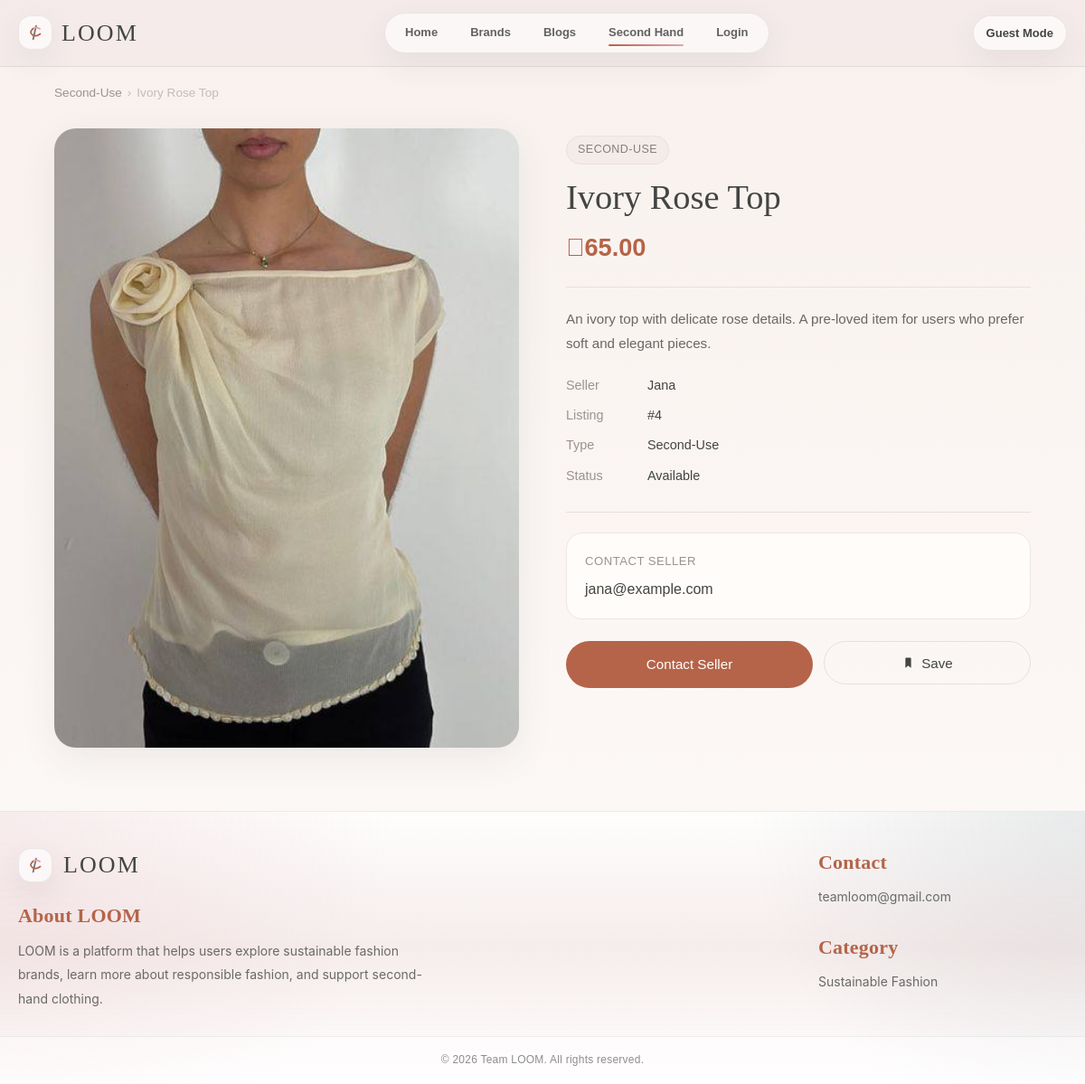
Screenshot of /Productdetail.php?id=4 with the database file from the repository.
### tables this page shows
CREATE TABLE `SecondUseItem` (
  `secondUseItem_id` INT(11) NOT NULL AUTO_INCREMENT,
  `user_id` INT(11) NOT NULL,
  `title` VARCHAR(150) NOT NULL,
  `photo` VARCHAR(255) NOT NULL,
  `description` TEXT NOT NULL,
  `price` DECIMAL(10,2) NOT NULL DEFAULT 0.00,
  `contact_method` VARCHAR(150) NOT NULL,
  PRIMARY KEY (`secondUseItem_id`),
  KEY `fk_seconduse_user` (`user_id`),
  CONSTRAINT `fk_seconduse_user`
    FOREIGN KEY (`user_id`) REFERENCES `User` (`user_id`)
    ON DELETE CASCADE
    ON UPDATE CASCADE,
  CONSTRAINT `chk_seconduse_price`
    CHECK (`price` >= 0)
);

CREATE TABLE `User` (
  `user_id` INT(11) NOT NULL AUTO_INCREMENT,
  `username` VARCHAR(30) NOT NULL,
  `email` VARCHAR(150) NOT NULL,
  `password` VARCHAR(255) NOT NULL,
  PRIMARY KEY (`user_id`),
  UNIQUE KEY `uq_user_email` (`email`)
);

### Productdetail.php (the view, shortened to what this page needs)
<?php
function db(): PDO {
    $errors = [];
    foreach (DB_NAMES as $dbName) {
        foreach ([DB_PASS, ''] as $pass) {
            try {
                $pdo = new PDO(
                    "mysql:host=" . DB_HOST . ";port=" . DB_PORT . ";dbname={$dbName};charset=utf8mb4",
                    DB_USER,
                    $pass,
                    [
                        PDO::ATTR_ERRMODE => PDO::ERRMODE_EXCEPTION,
                        PDO::ATTR_DEFAULT_FETCH_MODE => PDO::FETCH_ASSOC,
                    ]
                );
                return $pdo;
            } catch (Throwable $e) {
                $errors[] = $e->getMessage();
            }
        }
    }
    throw new RuntimeException('Database connection failed: ' . implode(' | ', $errors));
}
function e($value): string {
    return htmlspecialchars((string)$value, ENT_QUOTES, 'UTF-8');
}
function item_image(string $photo, string $title = ''): string {
    $photo = trim($photo);
    $candidates = [];
    if ($photo !== '') {
        $candidates[] = $photo;
    }
    $byTitle = [
        'Grey Wool Cardigan' => ['images/grey-cardigan.jpg'],
        'Striped Bow-Back Dress' => ['images/imagesstriped-bow-dress.jpg', 'images/striped-bow-dress.jpg'],
        'Draped Green Top' => ['images/Draped Green Top'],
        'Ivory Rose Top' => ['images/ivory-rose-top.jpg'],
        'Polka Dot Midi Skirt' => ['images/Polka Dot Midi Skirt'],
        'Wide-Leg Linen Trousers' => ['images/Wide-Leg Linen Trousers'],
    ];
    if (isset($byTitle[$title])) {
        foreach ($byTitle[$title] as $candidate) {
            $candidates[] = $candidate;
        }
    }
    $expanded = [];
    foreach ($candidates as $candidate) {
        $candidate = trim($candidate);
        $expanded[] = $candidate;
        $pathInfo = pathinfo($candidate);
        $dir = $pathInfo['dirname'] ?? 'images';
        $filename = $pathInfo['filename'] ?? $candidate;
        $basename = $pathInfo['basename'] ?? $candidate;
        foreach (['jpg', 'jpeg', 'png', 'webp', 'avif'] as $ext) {
            $expanded[] = $dir . '/' . $filename . '.' . $ext;
            $expanded[] = $dir . '/' . $basename . '.' . $ext;
        }
    }
    foreach (array_unique($expanded) as $candidate) {
        if ($candidate !== '' && file_exists(__DIR__ . '/' . $candidate)) {
            return $candidate;
        }
    }
    return $photo;
}
function current_user_id(): ?int {
    return null;
}
$userId = current_user_id();
$itemId = (int)($_GET['id'] ?? 1);
$stmt = db()->prepare(
    'SELECT s.secondUseItem_id AS id,
            s.user_id,
            s.title,
            s.photo AS image,
            s.description,
            s.price,
            s.contact_method AS contact,
            u.username,
            EXISTS(
                SELECT 1 FROM `bookmark` b
                WHERE b.user_id = :uid AND b.secondUseItem_id = s.secondUseItem_id
            ) AS is_bookmarked
     FROM `seconduseitem` s
     JOIN `user` u ON u.user_id = s.user_id
     WHERE s.secondUseItem_id = :id'
);
$stmt->execute(['uid' => $userId ?? 0, 'id' => $itemId]);
$item = $stmt->fetch();
$isLoggedIn = $userId !== null;
$username = $_SESSION['username'] ?? null;
?>
<!DOCTYPE html>
<html lang="en">
<head>
</head>
<body>
  <header class="header">
    <div class="container header-inner">
      <a class="brand" href="home.html" aria-label="LOOM Home">
        <div class="logo-mark">
        </div>
        <div class="wordmark">LOOM</div>
      </a>
      <nav>
        <a href="index.html">Home</a>
        <a href="brands.html">Brands</a>
        <a href="Blog.html">Blogs</a>
        <a href="SecondUse.php" class="active">Second Hand</a>
        <?php if (!$isLoggedIn): ?><a href="login.php" id="loginLink">Login</a><?php else: ?><a href="login.php" id="loginLink" style="display:none;">Login</a><?php endif; ?>
      </nav>
      <div class="header-actions">
        <button class="pill" id="authPill"><?= e($username ?? "Guest Mode") ?></button>
      </div>
    </div>
  </header>
  <div class="breadcrumb">
    <a href="SecondUse.php">Second-Use</a>
    <span>›</span>
    <span><?= e($item["title"]) ?></span>
  </div>
  <main class="page-container">
    <div class="product-layout">
      <div class="product-image-wrap">
        <img class="product-image" src="<?= e(item_image($item["image"], $item["title"])) ?>" alt="<?= e($item["title"]) ?>">
      </div>
      <div class="product-info">
        <div class="product-tag">Second-Use</div>
        <h1 class="product-title"><?= e($item["title"]) ?></h1>
        <div class="product-price">⃁<?= e(number_format((float)$item["price"], 2, ".", "")) ?></div>
        <hr class="divider">
        <p class="product-description"><?= nl2br(e($item["description"])) ?></p>
        <div class="details-list">
          <div class="detail-row">
            <span class="detail-label">Seller</span>
            <span class="detail-value"><?= e($item["username"]) ?></span>
          </div>
          <div class="detail-row">
            <span class="detail-label">Listing</span>
            <span class="detail-value">#<?= (int)$item["id"] ?></span>
          </div>
          <div class="detail-row">
            <span class="detail-label">Type</span>
            <span class="detail-value">Second-Use</span>
          </div>
          <div class="detail-row">
            <span class="detail-label">Status</span>
            <span class="detail-value">Available</span>
          </div>
        </div>
        <hr class="divider">
        <div class="contact-section">
          <div class="contact-label">Contact seller</div>
          <div class="contact-value"><?= e($item["contact"]) ?></div>
        </div>
        <div class="btn-row">
          <?php if (filter_var($item["contact"], FILTER_VALIDATE_EMAIL)): ?><a href="mailto:<?= e($item["contact"]) ?>" class="btn-main">Contact Seller</a><?php else: ?><a href="tel:<?= e(preg_replace("/\s+/", "", $item["contact"])) ?>" class="btn-main">Contact Seller</a><?php endif; ?>
          <form method="post" style="flex:1;">
            <button class="btn-outline <?= !empty($item["is_bookmarked"]) ? "saved" : "" ?>" id="saveBtn" type="submit" style="width:100%;">
              <svg class="bookmark-svg" viewBox="0 0 24 24" aria-hidden="true">
                <path d="M7 4.5C7 3.67 7.67 3 8.5 3h7C16.33 3 17 3.67 17 4.5V21l-5-3.8L7 21V4.5z"></path>
              </svg>
              <?= !empty($item["is_bookmarked"]) ? "Saved" : "Save" ?>
            </button>
          </form>
        </div>
      </div>
    </div>
  </main>
  <footer class="footer">
    <div class="container footer-layout">
      <div class="footer-left">
        <div class="footer-brand">
          <div class="logo-mark">
          </div>
          <div class="wordmark">LOOM</div>
        </div>
        <div class="footer-about">
          <h4>About LOOM</h4>
          <p>
            LOOM is a platform that helps users explore sustainable fashion brands,
            learn more about responsible fashion, and support second-hand clothing.
          </p>
        </div>
      </div>
      <div class="footer-right">
        <div class="footer-info">
          <h4>Contact</h4>
          <p>teamloom@gmail.com</p>
        </div>
        <div class="footer-info">
          <h4>Category</h4>
          <p>Sustainable Fashion</p>
        </div>
      </div>
    </div>
    <div class="footer-bottom">
      <p>© 2026 Team LOOM. All rights reserved.</p>
    </div>
  </footer>
</body>
</html>

### rows the page displays
seconduseitem: title "Ivory Rose Top", photo (picture), price "65.00", description "An ivory top with delicate rose details. A pre-loved item for users who prefer soft and elegant pieces.", user.username "Jana", secondUseItem_id "4", contact_method "jana@example.com"

### other values shown
$username "Guest Mode"
